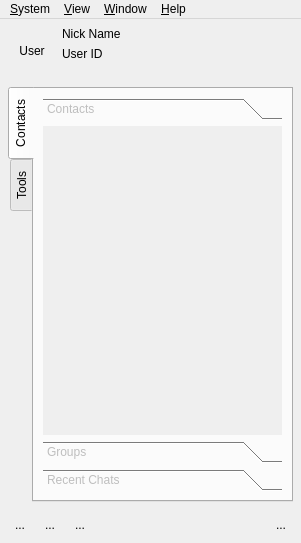
<?xml version="1.0" encoding="UTF-8"?>
<ui version="4.0">
 <class>MainWindowUIClass</class>
 <widget class="QMainWindow" name="MainWindowUIClass">
  <property name="geometry">
   <rect>
    <x>0</x>
    <y>0</y>
    <width>301</width>
    <height>543</height>
   </rect>
  </property>
  <property name="whatsThis">
   <string>Main Window</string>
  </property>
  <widget class="QWidget" name="centralwidget">
   <layout class="QGridLayout" name="gridLayout">
    <property name="leftMargin">
     <number>2</number>
    </property>
    <property name="topMargin">
     <number>2</number>
    </property>
    <property name="rightMargin">
     <number>2</number>
    </property>
    <property name="bottomMargin">
     <number>2</number>
    </property>
    <property name="spacing">
     <number>1</number>
    </property>
    <item row="0" column="0">
     <widget class="QStackedWidget" name="stackedWidget">
      <property name="currentIndex">
       <number>1</number>
      </property>
      <widget class="HEHUI::LoginWidget" name="loginPage"/>
      <widget class="QWidget" name="mainPage">
       <layout class="QGridLayout" name="gridLayout_3">
        <property name="leftMargin">
         <number>3</number>
        </property>
        <property name="topMargin">
         <number>3</number>
        </property>
        <property name="rightMargin">
         <number>3</number>
        </property>
        <property name="bottomMargin">
         <number>3</number>
        </property>
        <item row="0" column="0">
         <widget class="QFrame" name="userInfoFrame">
          <property name="sizePolicy">
           <sizepolicy hsizetype="Preferred" vsizetype="Preferred">
            <horstretch>0</horstretch>
            <verstretch>0</verstretch>
           </sizepolicy>
          </property>
          <property name="minimumSize">
           <size>
            <width>0</width>
            <height>0</height>
           </size>
          </property>
          <property name="frameShape">
           <enum>QFrame::NoFrame</enum>
          </property>
          <property name="frameShadow">
           <enum>QFrame::Plain</enum>
          </property>
          <layout class="QGridLayout" name="gridLayout_2">
           <property name="leftMargin">
            <number>3</number>
           </property>
           <property name="topMargin">
            <number>3</number>
           </property>
           <property name="rightMargin">
            <number>3</number>
           </property>
           <property name="bottomMargin">
            <number>3</number>
           </property>
           <property name="spacing">
            <number>6</number>
           </property>
           <item row="0" column="0" rowspan="3">
            <widget class="QToolButton" name="toolButtonUserFace">
             <property name="minimumSize">
              <size>
               <width>48</width>
               <height>48</height>
              </size>
             </property>
             <property name="autoFillBackground">
              <bool>false</bool>
             </property>
             <property name="text">
              <string>User</string>
             </property>
             <property name="icon">
              <iconset resource="../resources.qrc">
               <normaloff>:/resources/images/app.png</normaloff>:/resources/images/app.png</iconset>
             </property>
             <property name="iconSize">
              <size>
               <width>48</width>
               <height>48</height>
              </size>
             </property>
             <property name="checkable">
              <bool>false</bool>
             </property>
             <property name="checked">
              <bool>false</bool>
             </property>
             <property name="autoRepeat">
              <bool>false</bool>
             </property>
             <property name="autoExclusive">
              <bool>false</bool>
             </property>
             <property name="autoRaise">
              <bool>true</bool>
             </property>
            </widget>
           </item>
           <item row="0" column="1">
            <widget class="QLabel" name="labelUserNickName">
             <property name="text">
              <string>Nick Name</string>
             </property>
            </widget>
           </item>
           <item row="1" column="1">
            <widget class="QLabel" name="labelUserID">
             <property name="text">
              <string>User ID</string>
             </property>
            </widget>
           </item>
          </layout>
         </widget>
        </item>
        <item row="1" column="0">
         <widget class="QFrame" name="mainFrame">
          <property name="sizePolicy">
           <sizepolicy hsizetype="Expanding" vsizetype="Expanding">
            <horstretch>0</horstretch>
            <verstretch>0</verstretch>
           </sizepolicy>
          </property>
          <property name="frameShape">
           <enum>QFrame::NoFrame</enum>
          </property>
          <property name="frameShadow">
           <enum>QFrame::Plain</enum>
          </property>
          <layout class="QGridLayout" name="gridLayout_4">
           <property name="leftMargin">
            <number>3</number>
           </property>
           <property name="topMargin">
            <number>3</number>
           </property>
           <property name="rightMargin">
            <number>3</number>
           </property>
           <property name="bottomMargin">
            <number>3</number>
           </property>
           <item row="0" column="0">
            <widget class="QTabWidget" name="tabWidget">
             <property name="tabPosition">
              <enum>QTabWidget::West</enum>
             </property>
             <property name="tabShape">
              <enum>QTabWidget::Rounded</enum>
             </property>
             <property name="currentIndex">
              <number>0</number>
             </property>
             <property name="iconSize">
              <size>
               <width>16</width>
               <height>16</height>
              </size>
             </property>
             <widget class="QWidget" name="contactsListTab">
              <property name="sizePolicy">
               <sizepolicy hsizetype="Expanding" vsizetype="Expanding">
                <horstretch>0</horstretch>
                <verstretch>0</verstretch>
               </sizepolicy>
              </property>
              <attribute name="icon">
               <iconset resource="../resources.qrc">
                <normaloff>:/resources/images/contacts.png</normaloff>:/resources/images/contacts.png</iconset>
              </attribute>
              <attribute name="title">
               <string>Contacts</string>
              </attribute>
              <layout class="QGridLayout" name="gridLayout_5">
               <item row="0" column="0">
                <widget class="QToolBox" name="contactsToolBox">
                 <property name="enabled">
                  <bool>false</bool>
                 </property>
                 <property name="sizePolicy">
                  <sizepolicy hsizetype="Expanding" vsizetype="Expanding">
                   <horstretch>0</horstretch>
                   <verstretch>0</verstretch>
                  </sizepolicy>
                 </property>
                 <property name="focusPolicy">
                  <enum>Qt::TabFocus</enum>
                 </property>
                 <property name="currentIndex">
                  <number>0</number>
                 </property>
                 <widget class="QWidget" name="pageContacts">
                  <property name="geometry">
                   <rect>
                    <x>0</x>
                    <y>0</y>
                    <width>238</width>
                    <height>269</height>
                   </rect>
                  </property>
                  <attribute name="label">
                   <string>Contacts</string>
                  </attribute>
                  <layout class="QGridLayout" name="gridLayoutPageContacts">
                   <property name="leftMargin">
                    <number>3</number>
                   </property>
                   <property name="topMargin">
                    <number>3</number>
                   </property>
                   <property name="rightMargin">
                    <number>3</number>
                   </property>
                   <property name="bottomMargin">
                    <number>3</number>
                   </property>
                   <property name="spacing">
                    <number>1</number>
                   </property>
                  </layout>
                 </widget>
                 <widget class="QWidget" name="groupPage">
                  <property name="geometry">
                   <rect>
                    <x>0</x>
                    <y>0</y>
                    <width>238</width>
                    <height>269</height>
                   </rect>
                  </property>
                  <property name="focusPolicy">
                   <enum>Qt::TabFocus</enum>
                  </property>
                  <attribute name="label">
                   <string>Groups</string>
                  </attribute>
                  <layout class="QGridLayout" name="teamPageGridLayout">
                   <property name="leftMargin">
                    <number>3</number>
                   </property>
                   <property name="topMargin">
                    <number>3</number>
                   </property>
                   <property name="rightMargin">
                    <number>3</number>
                   </property>
                   <property name="bottomMargin">
                    <number>3</number>
                   </property>
                   <property name="spacing">
                    <number>1</number>
                   </property>
                   <item row="0" column="0">
                    <widget class="QListWidget" name="listWidgetGroups">
                     <property name="contextMenuPolicy">
                      <enum>Qt::CustomContextMenu</enum>
                     </property>
                    </widget>
                   </item>
                  </layout>
                 </widget>
                 <widget class="QWidget" name="recentChatsPage">
                  <property name="geometry">
                   <rect>
                    <x>0</x>
                    <y>0</y>
                    <width>238</width>
                    <height>269</height>
                   </rect>
                  </property>
                  <property name="focusPolicy">
                   <enum>Qt::TabFocus</enum>
                  </property>
                  <attribute name="label">
                   <string>Recent Chats</string>
                  </attribute>
                  <layout class="QGridLayout" name="recentChatsPageGridLayout">
                   <property name="leftMargin">
                    <number>3</number>
                   </property>
                   <property name="topMargin">
                    <number>3</number>
                   </property>
                   <property name="rightMargin">
                    <number>3</number>
                   </property>
                   <property name="bottomMargin">
                    <number>3</number>
                   </property>
                   <property name="spacing">
                    <number>1</number>
                   </property>
                   <item row="0" column="0">
                    <widget class="QTreeWidget" name="treeWidgetRecentChats">
                     <property name="editTriggers">
                      <set>QAbstractItemView::NoEditTriggers</set>
                     </property>
                     <property name="iconSize">
                      <size>
                       <width>22</width>
                       <height>22</height>
                      </size>
                     </property>
                     <property name="textElideMode">
                      <enum>Qt::ElideMiddle</enum>
                     </property>
                     <property name="indentation">
                      <number>0</number>
                     </property>
                     <property name="rootIsDecorated">
                      <bool>false</bool>
                     </property>
                     <attribute name="headerVisible">
                      <bool>false</bool>
                     </attribute>
                     <column>
                      <property name="text">
                       <string>Recent Chats</string>
                      </property>
                     </column>
                    </widget>
                   </item>
                  </layout>
                 </widget>
                </widget>
               </item>
              </layout>
             </widget>
             <widget class="QWidget" name="toolsTab">
              <property name="sizePolicy">
               <sizepolicy hsizetype="Expanding" vsizetype="Expanding">
                <horstretch>0</horstretch>
                <verstretch>0</verstretch>
               </sizepolicy>
              </property>
              <attribute name="icon">
               <iconset resource="../resources.qrc">
                <normaloff>:/resources/images/tools.png</normaloff>:/resources/images/tools.png</iconset>
              </attribute>
              <attribute name="title">
               <string>Tools</string>
              </attribute>
              <layout class="QGridLayout" name="gridLayout_9">
               <property name="leftMargin">
                <number>3</number>
               </property>
               <property name="topMargin">
                <number>3</number>
               </property>
               <property name="rightMargin">
                <number>3</number>
               </property>
               <property name="bottomMargin">
                <number>3</number>
               </property>
               <property name="spacing">
                <number>6</number>
               </property>
              </layout>
             </widget>
            </widget>
           </item>
          </layout>
         </widget>
        </item>
        <item row="2" column="0">
         <widget class="QFrame" name="toolsFrame">
          <property name="frameShape">
           <enum>QFrame::NoFrame</enum>
          </property>
          <property name="frameShadow">
           <enum>QFrame::Plain</enum>
          </property>
          <layout class="QGridLayout" name="gridLayout_6">
           <property name="leftMargin">
            <number>3</number>
           </property>
           <property name="topMargin">
            <number>3</number>
           </property>
           <property name="rightMargin">
            <number>3</number>
           </property>
           <property name="bottomMargin">
            <number>3</number>
           </property>
           <item row="0" column="0">
            <widget class="QToolButton" name="toolButtonSerach">
             <property name="toolTip">
              <string>Search</string>
             </property>
             <property name="statusTip">
              <string>Search</string>
             </property>
             <property name="text">
              <string>...</string>
             </property>
             <property name="icon">
              <iconset resource="../resources.qrc">
               <normaloff>:/resources/images/find.png</normaloff>:/resources/images/find.png</iconset>
             </property>
             <property name="autoRaise">
              <bool>true</bool>
             </property>
            </widget>
           </item>
           <item row="0" column="2">
            <widget class="QToolButton" name="emailToolButton">
             <property name="text">
              <string>...</string>
             </property>
             <property name="icon">
              <iconset resource="../resources.qrc">
               <normaloff>:/resources/images/email.png</normaloff>:/resources/images/email.png</iconset>
             </property>
             <property name="autoRaise">
              <bool>true</bool>
             </property>
            </widget>
           </item>
           <item row="0" column="4">
            <spacer name="horizontalSpacer">
             <property name="orientation">
              <enum>Qt::Horizontal</enum>
             </property>
             <property name="sizeHint" stdset="0">
              <size>
               <width>40</width>
               <height>20</height>
              </size>
             </property>
            </spacer>
           </item>
           <item row="0" column="5">
            <widget class="QToolButton" name="lockToolButton">
             <property name="text">
              <string>...</string>
             </property>
             <property name="icon">
              <iconset resource="../resources.qrc">
               <normaloff>:/resources/images/locked.png</normaloff>:/resources/images/locked.png</iconset>
             </property>
             <property name="autoRaise">
              <bool>true</bool>
             </property>
            </widget>
           </item>
           <item row="0" column="3">
            <widget class="QToolButton" name="toolButtonChangePassword">
             <property name="text">
              <string>...</string>
             </property>
             <property name="icon">
              <iconset resource="../resources.qrc">
               <normaloff>:/resources/images/password.png</normaloff>:/resources/images/password.png</iconset>
             </property>
             <property name="autoRaise">
              <bool>true</bool>
             </property>
            </widget>
           </item>
          </layout>
         </widget>
        </item>
       </layout>
      </widget>
     </widget>
    </item>
   </layout>
  </widget>
  <widget class="QMenuBar" name="menubar">
   <property name="geometry">
    <rect>
     <x>0</x>
     <y>0</y>
     <width>301</width>
     <height>30</height>
    </rect>
   </property>
   <widget class="QMenu" name="menuView">
    <property name="title">
     <string>&amp;View</string>
    </property>
    <addaction name="actionShowMinimized"/>
    <addaction name="actionShowMaximized"/>
    <addaction name="actionShowFullScreen"/>
    <addaction name="actionShowNormal"/>
   </widget>
   <widget class="QMenu" name="menuHelp">
    <property name="title">
     <string>&amp;Help</string>
    </property>
    <addaction name="actionHelp"/>
    <addaction name="actionBugReport"/>
    <addaction name="actionAboutQt"/>
    <addaction name="actionAbout"/>
   </widget>
   <widget class="QMenu" name="menuWindow">
    <property name="title">
     <string>&amp;Window</string>
    </property>
    <widget class="QMenu" name="menuSubWindows">
     <property name="title">
      <string>&amp;Subwindows</string>
     </property>
    </widget>
    <addaction name="actionCloseSubWindow"/>
    <addaction name="actionCloseAllSubWindows"/>
    <addaction name="separator"/>
    <addaction name="actionTitleSubWindows"/>
    <addaction name="actionCascadeSubWindows"/>
    <addaction name="separator"/>
    <addaction name="actionNextSubWindow"/>
    <addaction name="actionPreviousSubWindow"/>
    <addaction name="separator"/>
    <addaction name="menuSubWindows"/>
   </widget>
   <widget class="QMenu" name="menu_System">
    <property name="title">
     <string>&amp;System</string>
    </property>
    <addaction name="actionQuit"/>
   </widget>
   <addaction name="menu_System"/>
   <addaction name="menuView"/>
   <addaction name="menuWindow"/>
   <addaction name="menuHelp"/>
  </widget>
  <action name="actionQuit">
   <property name="text">
    <string>&amp;Quit</string>
   </property>
   <property name="toolTip">
    <string>Quit</string>
   </property>
   <property name="statusTip">
    <string>Quit</string>
   </property>
   <property name="whatsThis">
    <string>Quit</string>
   </property>
  </action>
  <action name="actionLanguageDefaultEnglish">
   <property name="text">
    <string>Default(English)</string>
   </property>
   <property name="statusTip">
    <string>Default(English)</string>
   </property>
   <property name="whatsThis">
    <string>Default(English)</string>
   </property>
  </action>
  <action name="actionStylePlastique">
   <property name="checkable">
    <bool>true</bool>
   </property>
   <property name="text">
    <string>Plastique</string>
   </property>
   <property name="toolTip">
    <string>Plastique Style</string>
   </property>
   <property name="statusTip">
    <string>Plastique Style</string>
   </property>
   <property name="whatsThis">
    <string>Plastique Style</string>
   </property>
  </action>
  <action name="actionStyleCleanlooks">
   <property name="checkable">
    <bool>true</bool>
   </property>
   <property name="text">
    <string>Cleanlooks</string>
   </property>
   <property name="toolTip">
    <string>Cleanlooks Style</string>
   </property>
   <property name="statusTip">
    <string>Cleanlooks Style</string>
   </property>
   <property name="whatsThis">
    <string>Cleanlooks Style</string>
   </property>
  </action>
  <action name="actionUseStylesPalette">
   <property name="checkable">
    <bool>true</bool>
   </property>
   <property name="text">
    <string>Use Style's Palette</string>
   </property>
   <property name="statusTip">
    <string>Use Style's Palette</string>
   </property>
   <property name="whatsThis">
    <string>Use Style's Palette</string>
   </property>
  </action>
  <action name="actionAbout">
   <property name="icon">
    <iconset resource="../resources.qrc">
     <normaloff>:/resources/images/about.png</normaloff>:/resources/images/about.png</iconset>
   </property>
   <property name="text">
    <string>Ab&amp;out</string>
   </property>
   <property name="toolTip">
    <string>About</string>
   </property>
   <property name="statusTip">
    <string>About</string>
   </property>
   <property name="whatsThis">
    <string>About</string>
   </property>
  </action>
  <action name="actionBugReport">
   <property name="icon">
    <iconset resource="../resources.qrc">
     <normaloff>:/resources/images/bugreport.png</normaloff>:/resources/images/bugreport.png</iconset>
   </property>
   <property name="text">
    <string>&amp;Bug Report</string>
   </property>
   <property name="toolTip">
    <string>Bug Report</string>
   </property>
   <property name="statusTip">
    <string>Bug Report</string>
   </property>
   <property name="whatsThis">
    <string>Bug Report</string>
   </property>
  </action>
  <action name="actionHelp">
   <property name="icon">
    <iconset resource="../resources.qrc">
     <normaloff>:/resources/images/help.png</normaloff>:/resources/images/help.png</iconset>
   </property>
   <property name="text">
    <string>&amp;Help</string>
   </property>
   <property name="statusTip">
    <string>Help</string>
   </property>
   <property name="whatsThis">
    <string>Help</string>
   </property>
  </action>
  <action name="actionSystemConfigure">
   <property name="icon">
    <iconset resource="../resources.qrc">
     <normaloff>:/resources/images/configure.png</normaloff>:/resources/images/configure.png</iconset>
   </property>
   <property name="text">
    <string>System Configure</string>
   </property>
   <property name="toolTip">
    <string>System Configure</string>
   </property>
   <property name="statusTip">
    <string>System Configure</string>
   </property>
   <property name="whatsThis">
    <string>System Configure</string>
   </property>
  </action>
  <action name="actionCloseSubWindow">
   <property name="enabled">
    <bool>false</bool>
   </property>
   <property name="text">
    <string>&amp;Close Window</string>
   </property>
   <property name="toolTip">
    <string>Close the active window</string>
   </property>
   <property name="statusTip">
    <string>Close the active window</string>
   </property>
   <property name="whatsThis">
    <string>Close the active window</string>
   </property>
  </action>
  <action name="actionCloseAllSubWindows">
   <property name="enabled">
    <bool>false</bool>
   </property>
   <property name="text">
    <string>Close &amp;All Windows</string>
   </property>
   <property name="toolTip">
    <string>Close all the windows</string>
   </property>
   <property name="statusTip">
    <string>Close all the windows</string>
   </property>
   <property name="whatsThis">
    <string>Close all the windows</string>
   </property>
  </action>
  <action name="actionTitleSubWindows">
   <property name="enabled">
    <bool>false</bool>
   </property>
   <property name="text">
    <string>&amp;Tile</string>
   </property>
   <property name="toolTip">
    <string>Arranges all child windows in a tile pattern.</string>
   </property>
   <property name="statusTip">
    <string>Arranges all child windows in a tile pattern.</string>
   </property>
   <property name="whatsThis">
    <string>Arranges all child windows in a tile pattern.</string>
   </property>
  </action>
  <action name="actionCascadeSubWindows">
   <property name="enabled">
    <bool>false</bool>
   </property>
   <property name="text">
    <string>Casca&amp;de</string>
   </property>
   <property name="toolTip">
    <string>Arranges all the child windows in a cascade pattern.</string>
   </property>
   <property name="statusTip">
    <string>Arranges all the child windows in a cascade pattern.</string>
   </property>
   <property name="whatsThis">
    <string>Arranges all the child windows in a cascade pattern.</string>
   </property>
  </action>
  <action name="actionNextSubWindow">
   <property name="enabled">
    <bool>false</bool>
   </property>
   <property name="text">
    <string>&amp;Next</string>
   </property>
   <property name="toolTip">
    <string>Move the focus to the next window</string>
   </property>
   <property name="statusTip">
    <string>Move the focus to the next window</string>
   </property>
   <property name="whatsThis">
    <string>Move the focus to the next window</string>
   </property>
   <property name="shortcut">
    <string>Ctrl+Right</string>
   </property>
  </action>
  <action name="actionPreviousSubWindow">
   <property name="enabled">
    <bool>false</bool>
   </property>
   <property name="text">
    <string>&amp;Previous</string>
   </property>
   <property name="toolTip">
    <string>Move the focus to the previous window</string>
   </property>
   <property name="statusTip">
    <string>Move the focus to the previous window</string>
   </property>
   <property name="whatsThis">
    <string>Move the focus to the previous window</string>
   </property>
   <property name="shortcut">
    <string>Ctrl+Left</string>
   </property>
  </action>
  <action name="actionShowMinimized">
   <property name="enabled">
    <bool>false</bool>
   </property>
   <property name="text">
    <string>&amp;Show Minimized</string>
   </property>
   <property name="toolTip">
    <string>Shows the widget minimized, as an icon.</string>
   </property>
   <property name="statusTip">
    <string>Shows the widget minimized, as an icon.</string>
   </property>
   <property name="whatsThis">
    <string>Shows the widget minimized, as an icon.</string>
   </property>
  </action>
  <action name="actionShowMaximized">
   <property name="enabled">
    <bool>false</bool>
   </property>
   <property name="text">
    <string>Show &amp;Maximized</string>
   </property>
   <property name="toolTip">
    <string>Shows the widget maximized.</string>
   </property>
   <property name="statusTip">
    <string>Shows the widget maximized.</string>
   </property>
   <property name="whatsThis">
    <string>Shows the widget maximized.</string>
   </property>
  </action>
  <action name="actionShowNormal">
   <property name="enabled">
    <bool>false</bool>
   </property>
   <property name="text">
    <string>Show &amp;Normal</string>
   </property>
   <property name="toolTip">
    <string>Restores the widget after it has been maximized or minimized.</string>
   </property>
   <property name="statusTip">
    <string>Restores the widget after it has been maximized or minimized.</string>
   </property>
   <property name="whatsThis">
    <string>Restores the widget after it has been maximized or minimized.</string>
   </property>
  </action>
  <action name="actionShowFullScreen">
   <property name="enabled">
    <bool>false</bool>
   </property>
   <property name="text">
    <string>Show &amp;Full-Screen</string>
   </property>
   <property name="toolTip">
    <string>Shows the widget in full-screen mode.</string>
   </property>
   <property name="statusTip">
    <string>Shows the widget in full-screen mode.</string>
   </property>
   <property name="whatsThis">
    <string>Shows the widget in full-screen mode.</string>
   </property>
  </action>
  <action name="actionAboutQt">
   <property name="text">
    <string>&amp;About Qt</string>
   </property>
   <property name="toolTip">
    <string>About Qt</string>
   </property>
  </action>
 </widget>
 <customwidgets>
  <customwidget>
   <class>HEHUI::LoginWidget</class>
   <extends>QWidget</extends>
   <header>../login/loginwidget.h</header>
   <container>1</container>
  </customwidget>
 </customwidgets>
 <tabstops>
  <tabstop>contactsToolBox</tabstop>
  <tabstop>tabWidget</tabstop>
  <tabstop>toolButtonSerach</tabstop>
  <tabstop>emailToolButton</tabstop>
  <tabstop>lockToolButton</tabstop>
  <tabstop>toolButtonUserFace</tabstop>
 </tabstops>
 <resources>
  <include location="../resources.qrc"/>
 </resources>
 <connections>
  <connection>
   <sender>actionQuit</sender>
   <signal>triggered()</signal>
   <receiver>MainWindowUIClass</receiver>
   <slot>close()</slot>
   <hints>
    <hint type="sourcelabel">
     <x>-1</x>
     <y>-1</y>
    </hint>
    <hint type="destinationlabel">
     <x>399</x>
     <y>352</y>
    </hint>
   </hints>
  </connection>
  <connection>
   <sender>actionShowMaximized</sender>
   <signal>triggered()</signal>
   <receiver>MainWindowUIClass</receiver>
   <slot>showMaximized()</slot>
   <hints>
    <hint type="sourcelabel">
     <x>-1</x>
     <y>-1</y>
    </hint>
    <hint type="destinationlabel">
     <x>399</x>
     <y>299</y>
    </hint>
   </hints>
  </connection>
  <connection>
   <sender>actionShowMinimized</sender>
   <signal>triggered()</signal>
   <receiver>MainWindowUIClass</receiver>
   <slot>showMinimized()</slot>
   <hints>
    <hint type="sourcelabel">
     <x>-1</x>
     <y>-1</y>
    </hint>
    <hint type="destinationlabel">
     <x>399</x>
     <y>299</y>
    </hint>
   </hints>
  </connection>
  <connection>
   <sender>actionShowNormal</sender>
   <signal>triggered()</signal>
   <receiver>MainWindowUIClass</receiver>
   <slot>showNormal()</slot>
   <hints>
    <hint type="sourcelabel">
     <x>-1</x>
     <y>-1</y>
    </hint>
    <hint type="destinationlabel">
     <x>399</x>
     <y>299</y>
    </hint>
   </hints>
  </connection>
  <connection>
   <sender>actionShowFullScreen</sender>
   <signal>triggered()</signal>
   <receiver>MainWindowUIClass</receiver>
   <slot>showFullScreen()</slot>
   <hints>
    <hint type="sourcelabel">
     <x>-1</x>
     <y>-1</y>
    </hint>
    <hint type="destinationlabel">
     <x>399</x>
     <y>299</y>
    </hint>
   </hints>
  </connection>
 </connections>
</ui>
